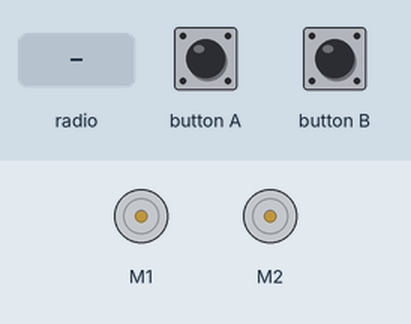
A program run on a simulated BBC micro:bit (MakeCode). Shown: 2 × DC motor (green arrow = forward, orange = backward, longer = faster). Inputs (shaded band) come from the test bench. No radio messages arrive unless stated (any console line starting 'radio sent:' is added by the test bench); what the program prints to the serial console is not drawn.

Above: at 1.2 s.
1.3 s: radio message "2" arrives
At 2.3 s:
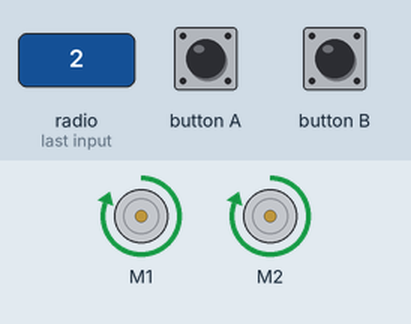
Timing chart, 0 to 4.3 s (numbered marks = the images above; inputs shaded):
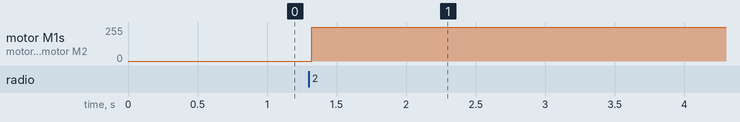

The program:

main.ts
```typescript
radio.onReceivedNumber(function (receivedNumber) {
    if (receivedNumber == 2) {
        while (receivedNumber == 2) {
            maqueen.motorRun(maqueen.Motors.All, maqueen.Dir.CW, 255)
        }
    }
    if (receivedNumber == 3) {
        while (receivedNumber == 3) {
            maqueen.motorRun(maqueen.Motors.All, maqueen.Dir.CCW, 255)
        }
    }
    if (receivedNumber == 4) {
        while (receivedNumber == 4) {
            maqueen.motorRun(maqueen.Motors.M1, maqueen.Dir.CW, 125)
            maqueen.motorRun(maqueen.Motors.M2, maqueen.Dir.CCW, 125)
        }
    }
    if (receivedNumber == 5) {
        while (receivedNumber == 5) {
            maqueen.motorRun(maqueen.Motors.M2, maqueen.Dir.CW, 125)
            maqueen.motorRun(maqueen.Motors.M1, maqueen.Dir.CCW, 125)
        }
    }
    if (receivedNumber == 6) {
        maqueen.servoRun(maqueen.Servos.S2, 120)
    }
    if (receivedNumber == 7) {
        maqueen.servoRun(maqueen.Servos.S2, 0)
    }
})
input.onGesture(Gesture.ScreenDown, function () {
    radio.sendNumber(3)
})
input.onButtonPressed(Button.A, function () {
    radio.sendNumber(6)
})
input.onGesture(Gesture.ScreenUp, function () {
    radio.sendNumber(2)
})
input.onGesture(Gesture.TiltRight, function () {
    radio.sendNumber(4)
})
input.onGesture(Gesture.TiltLeft, function () {
    radio.sendNumber(5)
})
input.onButtonPressed(Button.B, function () {
    radio.sendNumber(7)
})
radio.setGroup(1)
```

test.ts
```typescript
// aquí va el archivo "tests"; esto no se compilará cuando este paquete se utilice como una extensión.
```

Measured:
- after the input at 1.3 s, motor M1, motor M2: stopped → forward 255/255 at once
